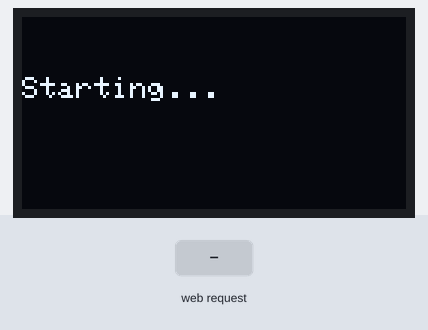
The sketch below on a simulated ESP32. Parts: 128×64 one-colour display. Inputs (shaded band) come from the test bench. WiFi joins after 1.5 s; servers stay silent unless stated; a WiFi scan finds three made-up networks; what the sketch prints to the serial monitor is not drawn.

Above: at 0.1 s.
At 4.2 s:
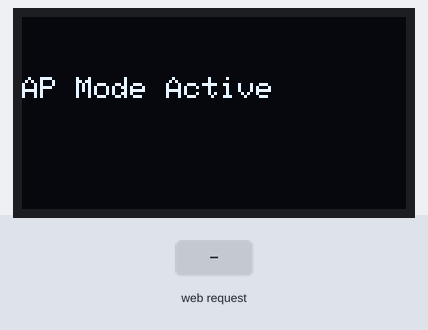
At 15.3 s:
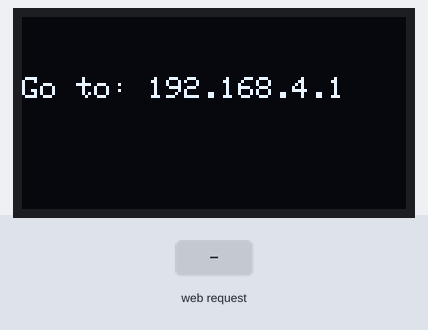
15.4 s: HTTP request GET / received
Timing chart, 0 to 18.4 s (numbered marks = the images above; inputs shaded):
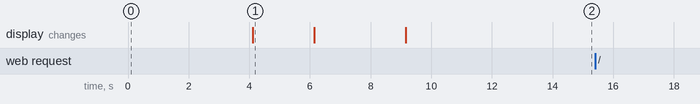

The sketch:

ESP32_OLED_SERVER.ino
```cpp
#include <Wire.h>
#include <Adafruit_GFX.h>
#include <Adafruit_SSD1306.h>
#include <WiFi.h>
#include <WebServer.h>

#define SCREEN_WIDTH 128
#define SCREEN_HEIGHT 64
#define OLED_RESET -1
Adafruit_SSD1306 display(SCREEN_WIDTH, SCREEN_HEIGHT, &Wire, OLED_RESET);

const char* wifiList[][2] = {
    {"RHJM 5G", "donottry@12345"},
    {"Google Pixel 8", "easyentry"},
    {"RHJM 4G", "donottry@12345"},
    {"HT Nanpura", "123@@123"},
    {"Hatimi Relay", "hatimi@5253"}
};
const int numNetworks = sizeof(wifiList) / sizeof(wifiList[0]);

WebServer server(80);
String message = "Hello!";
String connectedSSID = "";  // Store the WiFi name

String htmlPage = R"rawliteral(
<!DOCTYPE html>
<html>
<head>
    <title>ESP32 OLED Display</title>
</head>
<body>
    <h2>Enter Text to Display:</h2>
    <form action="/send" method="POST">
        <input type="text" name="text">
        <input type="submit" value="Send">
    </form>
</body>
</html>
)rawliteral";

// Display text on OLED
void displayText(String text, int delayTime = 3000) {
    display.clearDisplay();
    display.setTextSize(1);
    display.setTextColor(WHITE);
    display.setCursor(0, 20);
    display.print(text);
    display.display();
    delay(delayTime);
}

// Connect to WiFi
bool connectToWiFi() {
    Serial.println("Scanning WiFi networks...");
    int numNetworksFound = WiFi.scanNetworks();
    if (numNetworksFound == 0) {
        Serial.println("No WiFi networks found.");
        return false;
    }

    for (int i = 0; i < numNetworks; i++) {
        for (int j = 0; j < numNetworksFound; j++) {
            if (WiFi.SSID(j) == wifiList[i][0]) {
                Serial.print("Trying to connect to ");
                Serial.println(wifiList[i][0]);
                WiFi.begin(wifiList[i][0], wifiList[i][1]);

                int timeout = 40;
                while (WiFi.status() != WL_CONNECTED && timeout-- > 0) {
                    delay(500);
                    Serial.print(".");
                }

                Serial.println();
                if (WiFi.status() == WL_CONNECTED) {
                    connectedSSID = wifiList[i][0];  // Store the connected SSID

                    Serial.println("Connected to WiFi!");
                    Serial.print("WiFi Name: ");
                    Serial.println(connectedSSID);
                    Serial.print("IP Address: ");
                    Serial.println(WiFi.localIP());

                    // Show WiFi name on OLED
                    displayText("Connected to:", 2000);
                    displayText(connectedSSID, 3000);
                    displayText("IP: " + WiFi.localIP().toString(), 5000);
                    return true;
                } else {
                    Serial.println("Failed to connect to " + String(wifiList[i][0]));
                }
            }
        }
    }
    return false;
}

// Start AP Mode
void startAccessPoint() {
    Serial.println("Starting Access Point...");
    WiFi.softAP("ESP_OLED_AP", "12345678");
    IPAddress myIP = WiFi.softAPIP();
    Serial.print("AP Mode started. Connect to 'ESP_OLED_AP' and visit: ");
    Serial.println(myIP);

    displayText("AP Mode Active", 2000);
    displayText("ESP_OLED_AP", 3000);
    displayText("Go to: " + myIP.toString(), 5000);
}

// Handle root page
void handleRoot() {
    Serial.println("Handling root request...");
    server.send(200, "text/html", htmlPage);
}

// Handle text input
void handleTextInput() {
    if (server.hasArg("text")) {
        message = server.arg("text");
        Serial.print("Received message: ");
        Serial.println(message);
        displayText(message);
        server.send(200, "text/html", "<h2>Message Updated!</h2><a href='/'>Go Back</a>");
    } else {
        Serial.println("No text received.");
        server.send(400, "text/plain", "Bad Request");
    }
}

void setup() {
    Serial.begin(9600);

    // Initialize OLED
    if (!display.begin(SSD1306_SWITCHCAPVCC, 0x3C)) {
        Serial.println(F("SSD1306 allocation failed"));
        for (;;);
    }
    displayText("Starting...", 2000);

    if (!connectToWiFi()) {
        startAccessPoint();
    }

    // Start server
    server.on("/", handleRoot);
    server.on("/send", HTTP_POST, handleTextInput);
    server.begin();
    Serial.println("Server started.");
}

void loop() {
    server.handleClient();
}
```

Measured:
- after the input at 15.4 s, every drawn part: stays the same
- what the display in image 1 shows lasts 2.0 s, from 4.1 s to 6.1 s
